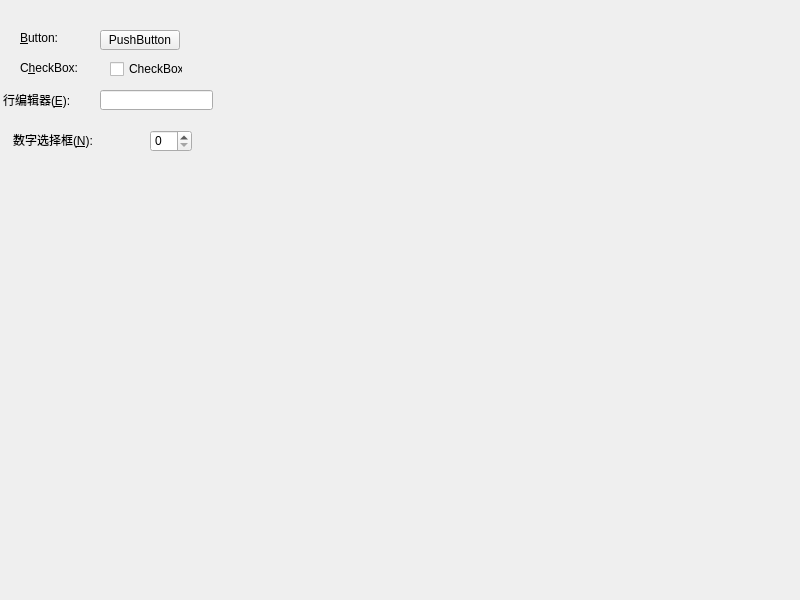
<?xml version="1.0" encoding="UTF-8"?>
<ui version="4.0">
 <class>MyWidget</class>
 <widget class="QWidget" name="MyWidget">
  <property name="geometry">
   <rect>
    <x>0</x>
    <y>0</y>
    <width>800</width>
    <height>600</height>
   </rect>
  </property>
  <property name="windowTitle">
   <string>MyWidget</string>
  </property>
  <widget class="QLabel" name="label">
   <property name="geometry">
    <rect>
     <x>20</x>
     <y>30</y>
     <width>61</width>
     <height>16</height>
    </rect>
   </property>
   <property name="text">
    <string>&amp;Button:</string>
   </property>
   <property name="buddy">
    <cstring>pushButton</cstring>
   </property>
  </widget>
  <widget class="QLabel" name="label_2">
   <property name="geometry">
    <rect>
     <x>20</x>
     <y>60</y>
     <width>61</width>
     <height>16</height>
    </rect>
   </property>
   <property name="text">
    <string>C&amp;heckBox:</string>
   </property>
   <property name="buddy">
    <cstring>checkBox</cstring>
   </property>
  </widget>
  <widget class="QLabel" name="label_3">
   <property name="geometry">
    <rect>
     <x>3</x>
     <y>90</y>
     <width>81</width>
     <height>20</height>
    </rect>
   </property>
   <property name="text">
    <string>行编辑器(&amp;E):</string>
   </property>
   <property name="buddy">
    <cstring>lineEdit</cstring>
   </property>
  </widget>
  <widget class="QLabel" name="label_4">
   <property name="geometry">
    <rect>
     <x>13</x>
     <y>130</y>
     <width>101</width>
     <height>20</height>
    </rect>
   </property>
   <property name="text">
    <string>数字选择框(&amp;N):</string>
   </property>
   <property name="buddy">
    <cstring>spinBox</cstring>
   </property>
  </widget>
  <widget class="QPushButton" name="pushButton">
   <property name="geometry">
    <rect>
     <x>100</x>
     <y>30</y>
     <width>80</width>
     <height>20</height>
    </rect>
   </property>
   <property name="text">
    <string>PushButton</string>
   </property>
  </widget>
  <widget class="QCheckBox" name="checkBox">
   <property name="geometry">
    <rect>
     <x>110</x>
     <y>60</y>
     <width>73</width>
     <height>18</height>
    </rect>
   </property>
   <property name="text">
    <string>CheckBox</string>
   </property>
  </widget>
  <widget class="QLineEdit" name="lineEdit">
   <property name="geometry">
    <rect>
     <x>100</x>
     <y>90</y>
     <width>113</width>
     <height>20</height>
    </rect>
   </property>
  </widget>
  <widget class="QSpinBox" name="spinBox">
   <property name="geometry">
    <rect>
     <x>150</x>
     <y>130</y>
     <width>42</width>
     <height>22</height>
    </rect>
   </property>
  </widget>
 </widget>
 <tabstops>
  <tabstop>pushButton</tabstop>
  <tabstop>checkBox</tabstop>
  <tabstop>lineEdit</tabstop>
  <tabstop>spinBox</tabstop>
 </tabstops>
 <resources/>
 <connections/>
</ui>
